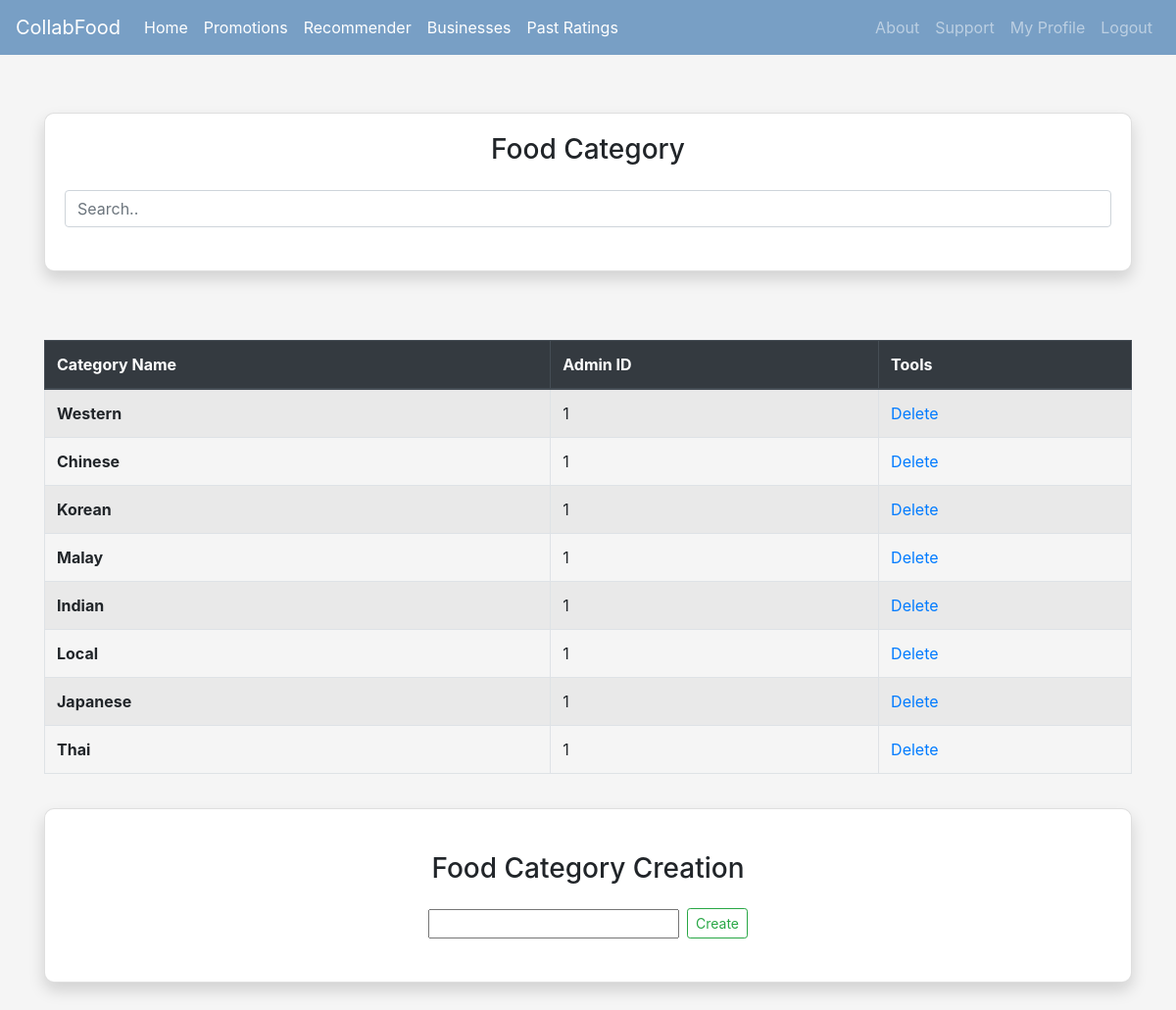
The app's page /administrative/foodcategory (signed in) with its own data.
### Homepage/models.py (models this page shows, shortened)
class FoodCategory(models.Model):
	categoryName = models.CharField(max_length=30)
	adminID = models.IntegerField()

### Homepage/views.py (the view)
# urls.py: path('administrative/foodcategory',views.food_category, name='foodcategory'),
@login_required
def food_category(request):
	user_type = UserType.objects.get(user=request.user)
	form = FoodCategoryForm()
	foodCategory = FoodCategory.objects.all()
	context = {'user_type': user_type, 'foodCategory':foodCategory,'form':form}
	return render(request, 'foodcategory.html', context)

### Homepage/forms.py (shortened to what this page needs)
class FoodCategoryForm(forms.ModelForm):
	categoryName = forms.CharField(max_length=30)
	def __init__(self, *args, **kwargs):
		self.request = kwargs.pop('request', None)
		super(FoodCategoryForm, self).__init__(*args, **kwargs)
	class Meta:
		model = FoodCategory
		fields = ["categoryName"]

### Homepage/templates/foodcategory.html (shortened to what this page needs)
{% extends 'base.html' %}
{% block content %}
<div class="card shadow">
  <div class="card-body">
<h3 class="text-center mb-4">Food Category</h3>
<input class="form-control" id="searchCategory" type="text" placeholder="Search..">
<br>
</div>
</div>
<table class="table table-striped table-bordered table-hover">
  <thead class="thead-dark">
    <tr>
      <th scope="col">Category Name</th>
      <th scope="col">Admin ID</th>
      <th scope="col">Tools</th>
    </tr>
  </thead>
  <tbody id="Category">
  	{% if foodCategory %}
  		{% for item in foodCategory%}
  			<tr>
  			<th scope="row">{{ item.categoryName }}</th>
  			<td>{{item.adminID}}</td>
  			<td><a href="{% url 'deletefoodcategory' item.id %}">Delete</a><br></td>
  			</tr>
  		{% endfor %}
  	{% endif %}
  </tbody>
</table>
<div class="card shadow">
  <div class="card-body">
<br>
<h3 class="text-center mb-4">Food Category Creation</h3>
<form action="{% url 'addfoodcategory' %}" class="form-inline my-2 my-lg-0 justify-content-center" method="POST">
  <div class="form-group">
    {{ form.categoryName }}
  </div>
  <div class="form-group ml-2">
    <button class="btn btn-outline-success my-2 my-sm-0 btn-sm" type="submit">Create</button>
  </div>
</form>
<br>
{% endblock %}

### Homepage/templates/foodcategory.html (style rules this page uses)
.card { border-radius: 10px; margin-top: 35px; margin-bottom: 70px; }

### records on screen
FoodCategory: categoryName "Western", adminID "1"
FoodCategory: categoryName "Chinese", adminID "1"
FoodCategory: categoryName "Korean", adminID "1"
FoodCategory: categoryName "Malay", adminID "1"
FoodCategory: categoryName "Indian", adminID "1"
FoodCategory: categoryName "Local", adminID "1"
FoodCategory: categoryName "Japanese", adminID "1"
FoodCategory: categoryName "Thai", adminID "1"
